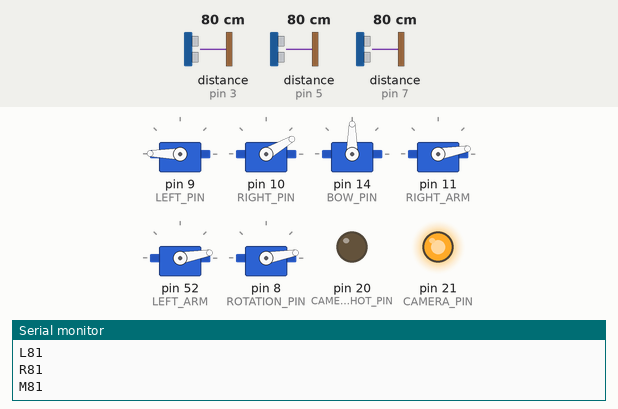
A sketch run on a simulated Arduino Mega 2560, built with avr-gcc and run on an emulated ATmega2560. Parts: 6 × servo, output pins drawn as LEDs (lit = HIGH), the last lines printed to the serial monitor. Inputs (shaded band) come from the test bench; at power-on: distance to the obstacle (sensors on pin 3, pin 5, pin 7) 80 cm. The echo pulse lasts 58.3 µs per cm; the audio player accepts every command and is not drawn.

Above: at 3.8 s.
3.9 s: distance to the obstacle (sensor on pin 3) set to 120 cm
At 7.8 s:
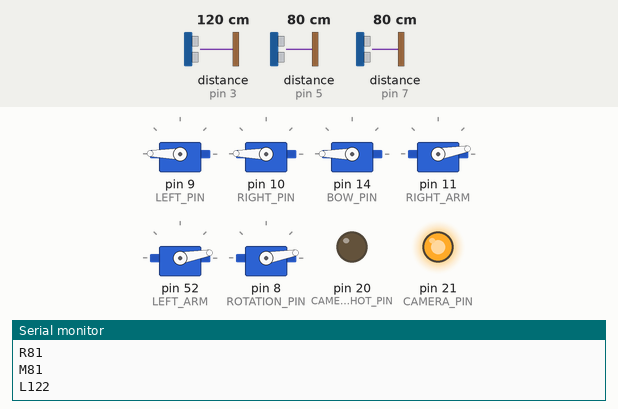
At 11.1 s:
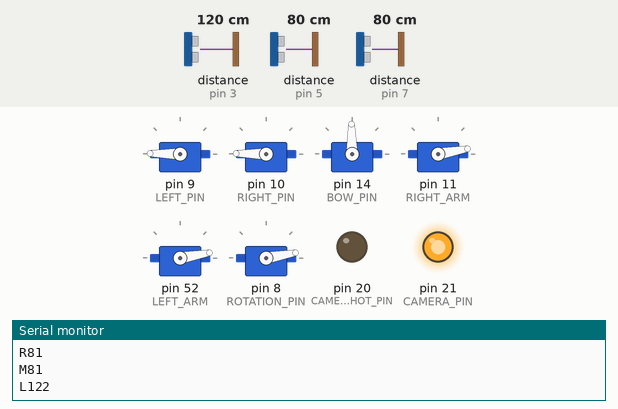
Timing chart, 0 to 14.6 s (numbered marks = the images above; inputs shaded):
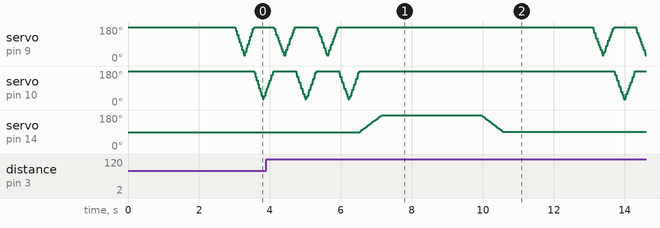

Measured:
- by itself, servo on pin 14 (BOW_PIN): rises from 90° to 180° in 0.62 s, then falls to 91° in 3.4 s

The sketch:

dancing_motors_with_sonars.ino
```cpp
/* IMPORTANTISSIMO: I SONAR VANNO ALIMENTATI A PARTE (5 V)
  Trigger -> Grigio
  Echo -> Viola
  Gnd -> Verde
  Vcc -> Blu
*/

// ---- LIBRARIES ----
#include <NewPing.h>
#include <Servo.h>
#include <SoftwareSerial.h>
#include <DFPlayer_Mini_Mp3.h>

// ---- Constants ----
#define TRUE true
#define FALSE false
#define ON 1
#define OFF 0

// ---- SONAR DISTANCES DEBUGGING ----
#define DEBUG 1

// ---- MOTOR PINS ----
#define LEFT_PIN 9
#define RIGHT_PIN 10
#define BOW_PIN 14
#define RIGHT_ARM 11
#define LEFT_ARM 52
#define ROTATION_PIN 8

// ---- MOTOR INITIAL & FINAL POSITIONS ----
#define LEFT_STRETCHED_POSITION 30
#define LEFT_REST_POSITION 180
#define RIGHT_STRETCHED_POSITION 30
#define RIGHT_REST_POSITION 180
#define BOW_STRETCHED_POSITION 200
#define BOW_REST_POSITION 90
#define RARM_STRETCHED_POSITION 70
#define RARM_REST_POSITION 10
#define LARM_STRETCHED_POSITION 70
#define LARM_REST_POSITION 10
#define ROTATION_REST_POSITION 10
#define ROTATION_STRETCHED_POSITION 100

// ---- CAMERA's DEALYS ----
#define TURN_ON_DELAY 200
#define TURN_OFF_DELAY 4000
#define SHOOT_DELAY 500        // if increased will take a video!
#define SWITCH_STAGE_DELAY 200
#define WIFI_ON_DELAY 4000
#define WIFI_OFF_DELAY 4000

// ---- DELAYS ----
#define BOW_DOWN_DELAY 1500
#define BOW_UP_DELAY 800

// ---- SONAR PINS ----
#define TRIG_PIN_LEFT 2
#define ECHO_PIN_LEFT 3
#define TRIG_PIN_MIDDLE 4
#define ECHO_PIN_MIDDLE 5
#define TRIG_PIN_RIGHT 6
#define ECHO_PIN_RIGHT 7

#define MEASUREMENTS_NUMBER 30

// ---- MP3 PLAYER PINS ----
#define RXPIN 12
#define TXPIN 13

// ---- SONAR PINS ----
#define TRIG_PIN_LEFT 2
#define ECHO_PIN_LEFT 3
#define TRIG_PIN_MIDDLE 4
#define ECHO_PIN_MIDDLE 5
#define TRIG_PIN_RIGHT 6
#define ECHO_PIN_RIGHT 7

// ---- SONAR MINIMUM THRESHOLD (CM) ----
#define SONAR_MINIMUM_THRESHOLD 0

// ---- CAMERA's PINS ----
#define CAMERA_PIN 21
#define CAMERA_SHOT_PIN 20

// ---- TOUCH SENSOR PIN ----
#define TOUCH_SENSOR_PIN 14

// ---- MAXIMUM SONAR DISTANCE (CM) ----
#define MAX_DISTANCE 300

// ---- PHOTO RESISTOR THRESHOLD ----
#define PHOTO_RESISTOR_THRESHOLD 150

// ---- STOPPING DANCE DISTANCE (CM) ----
#define STOP_DISTANCE 130

// ---- SOMEONE DISTANCE (CM)
#define SOMEONE_DISTANCE 100

// ---- SONAR INITIALIZATION ----
long distanceLeft, distanceMiddle, distanceRight;
NewPing sonarLeft(TRIG_PIN_LEFT, ECHO_PIN_LEFT, MAX_DISTANCE);
NewPing sonarMiddle(TRIG_PIN_MIDDLE, ECHO_PIN_MIDDLE, MAX_DISTANCE);
NewPing sonarRight(TRIG_PIN_RIGHT, ECHO_PIN_RIGHT, MAX_DISTANCE);

// ---- MOTOR INITIALIZATION ----
Servo leftMotor, rightMotor, bowMotor, rarmMotor, larmMotor, rotationMotor;

// ---- MP3 PLAYER INITIALIZATION ----
SoftwareSerial mp3Serial(RXPIN, TXPIN);

// ---- STATE VARIABLES OF CAMERA ----
int camState = OFF;
int wifiState = OFF;

// ---- MARSUPIUM ANALOG PIN ----
int photoResistor = A0;

// ---- CONTROL VARIABLES ----
boolean someone = false; // booleano che indica la presenza o meno dell'utente
boolean engagement = false;
boolean mp3_stopper = false;


// ---- FUNCTION PROTOTYPES ----
void attachServos();
void initServos();
void initSerial();
void initAnalog();
void initTouch();
void initPinCamera();

void cin_cin_dance();
void cin_cin_engagement();
void cin_cin_menu();
void cin_cin_selfie();

void sayHi();
void playDanceMusic();
void greetClient();
void offerMenu();

void goBackFromLeft();
void goBackFromRight();

void bow();
void standup();
void rotateForSelfie();
void rotateBackFromSelfie();
void doSelfie();


void updateDistances();
boolean isClose();
boolean thereIsSomeone();
boolean thereIsMenu();
boolean isTouched();
boolean clientEngaged();

void turnCameraOn();
void turnCameraOff();
void takePicture();
void switchWifiOn();
void switchWifiOff();

void debug(char description, long value);
void debug(char *description, long value);
void debug(char description, int value);
void debug(char *description, int value);
void debug(char *message);


void setup() {

  // Inizializzazione dei motori e dei vari componenti
  // Settaggio dei pin di OUTPUT ed INPUT

    attachServos();

    initServos();

    initSerial();

    initPinCamera();

    initAnalog();

    initTouch();

    distanceLeft = 0;
    distanceMiddle = 0;
    distanceRight = 0;
}

void attachServos()
{
  leftMotor.attach(LEFT_PIN);
  rightMotor.attach(RIGHT_PIN);
  bowMotor.attach(BOW_PIN);
  rarmMotor.attach(RIGHT_ARM);
  larmMotor.attach(LEFT_ARM);
  rotationMotor.attach(ROTATION_PIN);
}

void initServos()
{
  leftMotor.write(LEFT_REST_POSITION);
  rightMotor.write(RIGHT_REST_POSITION);
  bowMotor.write(BOW_REST_POSITION);
  rarmMotor.write(RARM_REST_POSITION);
  larmMotor.write(LARM_REST_POSITION);
  rotationMotor.write(ROTATION_REST_POSITION);
}

void initSerial()
{
  Serial.begin(9600);
  mp3Serial.begin(9600);
  mp3_set_serial (mp3Serial); //set Serial for DFPlayer-mini mp3 module
  mp3_set_volume (20); //max volume is 30
}

void initAnalog()
{
  pinMode(photoResistor, INPUT);// Set photoResistor - A0 pin as an input
}

void initTouch()
{
  pinMode (TOUCH_SENSOR_PIN, INPUT);
}

void initPinCamera()
{
    pinMode(CAMERA_PIN, OUTPUT);
    pinMode(CAMERA_SHOT_PIN, OUTPUT);

    digitalWrite(CAMERA_PIN, HIGH);
    digitalWrite(CAMERA_SHOT_PIN, LOW);
}

void loop() {

  cin_cin_dance();
  bow();
  delay(1500);
  standup();
  delay(1500);

}

void cin_cin_dance() {

  // Funzione che fa ballare Cin Cin con musica cinese di sottofondo
  // Mentre balla rileva se passa qualcuno entro 2 metri c.a.
  // Quando rileva qualcuno si fermano i motori, la musica e la funzione ritorna dopo aver settato il flag someone a TRUE

  someone = false;

  playDanceMusic();
    int kk = 0;
  while (kk < 3) {

    for (int i = LEFT_REST_POSITION; i >= LEFT_STRETCHED_POSITION; i--) {
      leftMotor.write(i);
      if ((LEFT_REST_POSITION - i) % 10 == 0) {
        if (thereIsSomeone()) {

        }
      }
    }

    for (int i = LEFT_STRETCHED_POSITION; i < LEFT_REST_POSITION; i++) {
      leftMotor.write(i);
      if ((i - LEFT_STRETCHED_POSITION) % 10 == 0) {
        if (thereIsSomeone()) {

        }
      }
    }

    for (int i = RIGHT_REST_POSITION; i >= RIGHT_STRETCHED_POSITION; i--) {
      rightMotor.write(i);
      if ((RIGHT_REST_POSITION - i) % 10 == 0) {
        if (thereIsSomeone()) {

        }
      }
    }

    for (int i = RIGHT_STRETCHED_POSITION; i < RIGHT_REST_POSITION; i++) {
      rightMotor.write(i);
      if ((i - RIGHT_STRETCHED_POSITION) % 10 == 0) {
        if (thereIsSomeone()) {

        }
      }
    }
    kk++;
  }

}

void cin_cin_engagement()
{
  engagement = false;
  sayHi();

  int i = 0;
  while (i < 5 && !engagement) {
    if (thereIsSomeone()) {
      bow();
      standup();
      greetClient();
      engagement = true;
    }
    i++;
  }
}

void cin_cin_menu() {

  // Funzione che fa presentare il ristorante e offrire il menù all'utente
  // Cin Cin presenta il ristorante all'utente per poi invitarlo a dare un'occhiata al menÃ¹ facendo un inchino
  // Se l'utente non prende il menÃ¹ allora Cin Cin si rialza e verifica che l'utente sia ancora lÃ¬, ed eventualmente setta il flag someone a FALSE prima di ritornare
  // Se l'utente Ã¨ ancora lÃ¬ riprova ad offrirgli il menÃ¹, se non viene preso nemmeno questa volta la funzione ritorna
  // Se l'utente prende il menÃ¹ Cin Cin resta inchinato fino a che non viene rimesso a posto, per poi ritornare dopo aver eventualmente settato il flag someone

  engagement = false;

  int i = 0;
  while (i < 5 && !engagement) {
    if (thereIsSomeone()) {
      offerMenu();
      engagement = true;
    }
    i++;
  }

  if(engagement) {
    delay(5000);
    while(!thereIsMenu());
    delay(500);
  }

}

void cin_cin_selfie()
{
  engagement = FALSE;
  turnOnCamera();
  int i = 0;
  //rotazione cin cin a 80°
  while (i < 5 && !clientEngaged()) {
    if (thereIsSomeone()) {
      rotateForSelfie();
      doSelfie();
      rotateBackFromSelfie();
      engagement = TRUE;
    }
    i++;
  }
  turnOffCamera();
}

// -------------- HELPER FUNCTIONS --------------

void playDanceMusic()
{
  if (!mp3_stopper) {
    mp3_play(1); // play 0001.mp3
    mp3_single_loop(true);
    mp3_stopper = true;
    delay(3000);
  }
}

void sayHi()
{
  mp3_play(2); //"EHI EHI VIENI QUI!!!
  delay(1500);
  mp3_play(3); //"EHI EHI VIENI QUI!!!
  delay(3000);
}

void greetClient()
{
  mp3_play(4); //"(inchino) MOLTO PIACERE DI CONOSCERTI, IO SONO CIN CIN"
  delay(4000);
  mp3_play(5); //"(inchino) MOLTO PIACERE DI CONOSCERTI, IO SONO CIN CIN"
  delay(4000);
}

void offerMenu()
{
  mp3_play(6); //"VUOI GUARDARE IL MENU' DEL NOSTRO RISTORANTE? PRENDILO DAL MARSUPIO!"
  delay(6000);
  mp3_play(7); //"VUOI GUARDARE IL MENU' DEL NOSTRO RISTORANTE? PRENDILO DAL MARSUPIO!"
  delay(6000);
}

void goBackFromLeft()
{
  leftMotor.write(LEFT_REST_POSITION);
  someone = true;
  delay(400);
  mp3_stop();
  mp3_stopper = false;
}

void goBackFromRight()
{
  rightMotor.write(RIGHT_REST_POSITION);
  someone = true;
  delay(400);
  mp3_stop ();
  mp3_stopper = false;
}

void bow()
{
  for (int i = BOW_REST_POSITION; i < BOW_STRETCHED_POSITION; i++) {
    bowMotor.write(i);
    delay(7);
  }
  delay(1000);    // delay to let the motor reach the position
}

void standup() {
  for (int i = BOW_STRETCHED_POSITION; i > BOW_REST_POSITION; i--) {
    bowMotor.write(i);
    delay(7);
  }
  delay(1000);    // delay to let the motor reach the position
}

void rotateForSelfie()
{
  for (int i = ROTATION_REST_POSITION; i < ROTATION_STRETCHED_POSITION; i++) {
    rotationMotor.write(i);
    delay(5);
  }
}

void rotateBackFromSelfie()
{
  for (int i = ROTATION_STRETCHED_POSITION; i > ROTATION_REST_POSITION; i--) {
    rotationMotor.write(i);
    delay(5);
  }
}

void doSelfie()
{
    rarmMotor.write(RARM_STRETCHED_POSITION);
    delay(3000);

    //la persona tocca il sensore touch
    while(!isTouched());
    takePicture();

    rarmMotor.write(RARM_REST_POSITION);
    switchOnWiFi();
    delay(120000);
    switchOffWiFi();
}


void updateDistances()
{
  distanceRight = sonarRight.ping_cm();
  distanceRight = (distanceRight == 0 || distanceRight <= SONAR_MINIMUM_THRESHOLD) ? MAX_DISTANCE : distanceRight;

  distanceMiddle = sonarMiddle.ping_cm();
  distanceMiddle = (distanceMiddle == 0 || distanceMiddle <= SONAR_MINIMUM_THRESHOLD) ? MAX_DISTANCE : distanceMiddle;

  distanceLeft = sonarLeft.ping_cm();
  distanceLeft = (distanceLeft == 0 || distanceLeft <= SONAR_MINIMUM_THRESHOLD) ? MAX_DISTANCE : distanceLeft;

  debug('R', distanceRight);
  debug('M', distanceMiddle);
  debug('L', distanceLeft);
}

boolean isClose()
{
  return distanceRight < STOP_DISTANCE || distanceMiddle < STOP_DISTANCE || distanceLeft < STOP_DISTANCE;
}

boolean thereIsMenu()
{
  int analog_value = 0;
  analog_value = analogRead(photoResistor);
  debug("Light: ",analog_value);
  if (analog_value > PHOTO_RESISTOR_THRESHOLD)
      return false;
  return true;
}

boolean isTouched()
{
  int touch_value = 0;
  touch_value = digitalRead(TOUCH_SENSOR_PIN);
  if (touch_value == HIGH)
    return true;
  return false;
}

boolean thereIsSomeone()
{
  updateDistances();

  if (isClose()) {
    someone = TRUE;
  } else {
    someone = FALSE;
  }
  return someone;
}

boolean clientEngaged()
{
  return engagement;
}

void turnOnCamera()
{
    if (camState == OFF) {
        digitalWrite(CAMERA_PIN, LOW);
        delay(TURN_ON_DELAY);
        digitalWrite(CAMERA_PIN, HIGH);
        delay(5000);    // wait it turns on
        camState = ON;
    }
}

void turnOffCamera()
{
    if (camState == ON) {
        digitalWrite(CAMERA_PIN, LOW);
        delay(TURN_OFF_DELAY);
        digitalWrite(CAMERA_PIN, HIGH);

        camState = OFF;
    }
}


void takePicture()
{
    if (camState == ON) {
        switchToPictureStage();
        digitalWrite(CAMERA_SHOT_PIN, HIGH);
        delay(SHOOT_DELAY);
        digitalWrite(CAMERA_SHOT_PIN, LOW);
        delay(SHOOT_DELAY);
    }
}

void switchToPictureStage()
{
    for (int i = 0; i < 2; i++) {
        digitalWrite(CAMERA_PIN, LOW);
        delay(SWITCH_STAGE_DELAY);
        digitalWrite(CAMERA_PIN, HIGH);
        delay(SWITCH_STAGE_DELAY);
    }
}

void switchOnWiFi()
{
    if (camState == ON && wifiState == OFF) {
        digitalWrite(CAMERA_SHOT_PIN, HIGH);
        delay(WIFI_ON_DELAY);
        digitalWrite(CAMERA_SHOT_PIN, LOW);

        wifiState = ON;
    }
}

void switchOffWiFi()
{
    if (camState == ON && wifiState == ON) {
        digitalWrite(CAMERA_SHOT_PIN, HIGH);
        delay(WIFI_OFF_DELAY);
        digitalWrite(CAMERA_SHOT_PIN, LOW);

        wifiState = OFF;
    }
}


void debug(char description, long value)
{
#if DEBUG
    char buff[10];
    sprintf(buff, "%c%ld", description, value);
    debug(buff);
#endif
}

void debug(char *description, long value)
{
#if DEBUG
    char buff[50];
    sprintf(buff, "%s%ld", description, value);
    debug(buff);
#endif
}

void debug(char description, int value)
{
#if DEBUG
    char buff[20];
    sprintf(buff, "%c%d", description, value);
    debug(buff);
#endif
}

void debug(char *description, int value)
{
#if DEBUG
    char buff[50];
    sprintf(buff, "%s%d", description, value);
    debug(buff);
#endif
}

void debug(char *message)
{
#if DEBUG
    Serial.println(message);
#endif
}
```
